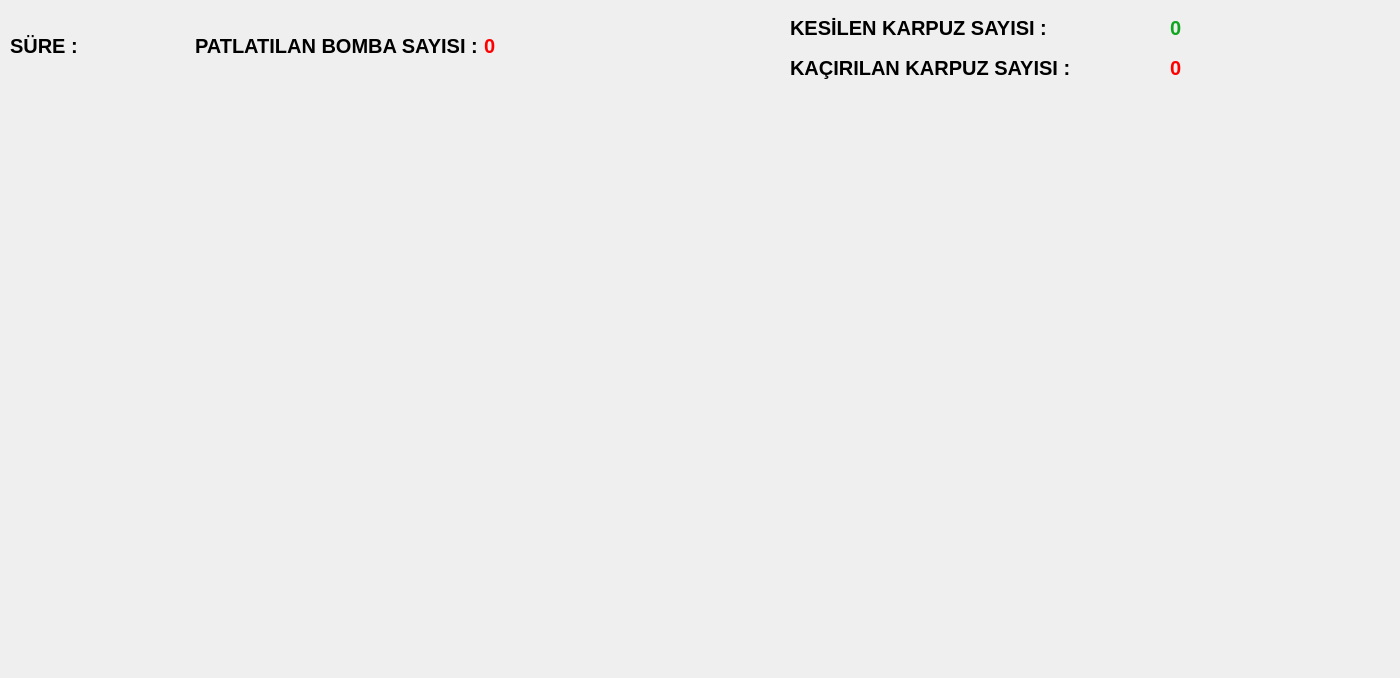
<?xml version="1.0" encoding="UTF-8"?>
<ui version="4.0">
 <class>MainWindow</class>
 <widget class="QMainWindow" name="MainWindow">
  <property name="geometry">
   <rect>
    <x>0</x>
    <y>0</y>
    <width>1400</width>
    <height>678</height>
   </rect>
  </property>
  <property name="windowTitle">
   <string>MainWindow</string>
  </property>
  <widget class="QWidget" name="centralwidget">
   <widget class="QLabel" name="label_7">
    <property name="geometry">
     <rect>
      <x>0</x>
      <y>100</y>
      <width>1800</width>
      <height>900</height>
     </rect>
    </property>
    <property name="text">
     <string/>
    </property>
    <property name="pixmap">
     <pixmap resource="Resource.qrc">:/resim/back.jpg</pixmap>
    </property>
   </widget>
   <widget class="QWidget" name="layoutWidget">
    <property name="geometry">
     <rect>
      <x>10</x>
      <y>10</y>
      <width>561</width>
      <height>71</height>
     </rect>
    </property>
    <layout class="QHBoxLayout" name="horizontalLayout">
     <item>
      <widget class="QLabel" name="label">
       <property name="font">
        <font>
         <pointsize>15</pointsize>
         <bold>true</bold>
        </font>
       </property>
       <property name="text">
        <string>SÜRE :</string>
       </property>
      </widget>
     </item>
     <item>
      <widget class="QLabel" name="sure_label">
       <property name="font">
        <font>
         <pointsize>15</pointsize>
         <bold>true</bold>
        </font>
       </property>
       <property name="text">
        <string/>
       </property>
      </widget>
     </item>
     <item>
      <widget class="QLabel" name="label_2">
       <property name="font">
        <font>
         <pointsize>15</pointsize>
         <bold>true</bold>
        </font>
       </property>
       <property name="text">
        <string>PATLATILAN BOMBA SAYISI :</string>
       </property>
      </widget>
     </item>
     <item>
      <widget class="QLabel" name="patlayan_label">
       <property name="palette">
        <palette>
         <active>
          <colorrole role="WindowText">
           <brush brushstyle="SolidPattern">
            <color alpha="255">
             <red>255</red>
             <green>0</green>
             <blue>0</blue>
            </color>
           </brush>
          </colorrole>
         </active>
         <inactive>
          <colorrole role="WindowText">
           <brush brushstyle="SolidPattern">
            <color alpha="255">
             <red>255</red>
             <green>0</green>
             <blue>0</blue>
            </color>
           </brush>
          </colorrole>
         </inactive>
         <disabled/>
        </palette>
       </property>
       <property name="font">
        <font>
         <pointsize>15</pointsize>
         <bold>true</bold>
        </font>
       </property>
       <property name="text">
        <string>0</string>
       </property>
      </widget>
     </item>
    </layout>
   </widget>
   <widget class="QWidget" name="layoutWidget">
    <property name="geometry">
     <rect>
      <x>1170</x>
      <y>10</y>
      <width>91</width>
      <height>75</height>
     </rect>
    </property>
    <layout class="QVBoxLayout" name="verticalLayout_2">
     <item>
      <widget class="QLabel" name="kesilen_karpuz_label">
       <property name="palette">
        <palette>
         <active>
          <colorrole role="WindowText">
           <brush brushstyle="SolidPattern">
            <color alpha="255">
             <red>14</red>
             <green>166</green>
             <blue>31</blue>
            </color>
           </brush>
          </colorrole>
         </active>
         <inactive>
          <colorrole role="WindowText">
           <brush brushstyle="SolidPattern">
            <color alpha="255">
             <red>14</red>
             <green>166</green>
             <blue>31</blue>
            </color>
           </brush>
          </colorrole>
         </inactive>
         <disabled/>
        </palette>
       </property>
       <property name="font">
        <font>
         <pointsize>15</pointsize>
         <bold>true</bold>
        </font>
       </property>
       <property name="text">
        <string>0</string>
       </property>
      </widget>
     </item>
     <item>
      <widget class="QLabel" name="kacirilan_karpuz_label">
       <property name="palette">
        <palette>
         <active>
          <colorrole role="WindowText">
           <brush brushstyle="SolidPattern">
            <color alpha="255">
             <red>255</red>
             <green>0</green>
             <blue>0</blue>
            </color>
           </brush>
          </colorrole>
         </active>
         <inactive>
          <colorrole role="WindowText">
           <brush brushstyle="SolidPattern">
            <color alpha="255">
             <red>255</red>
             <green>0</green>
             <blue>0</blue>
            </color>
           </brush>
          </colorrole>
         </inactive>
         <disabled/>
        </palette>
       </property>
       <property name="font">
        <font>
         <pointsize>15</pointsize>
         <bold>true</bold>
        </font>
       </property>
       <property name="text">
        <string>0</string>
       </property>
      </widget>
     </item>
    </layout>
   </widget>
   <widget class="QWidget" name="layoutWidget">
    <property name="geometry">
     <rect>
      <x>790</x>
      <y>10</y>
      <width>337</width>
      <height>75</height>
     </rect>
    </property>
    <layout class="QVBoxLayout" name="verticalLayout">
     <item>
      <widget class="QLabel" name="label_3">
       <property name="font">
        <font>
         <pointsize>15</pointsize>
         <bold>true</bold>
        </font>
       </property>
       <property name="text">
        <string>KESİLEN KARPUZ SAYISI :</string>
       </property>
      </widget>
     </item>
     <item>
      <widget class="QLabel" name="label_4">
       <property name="font">
        <font>
         <pointsize>15</pointsize>
         <bold>true</bold>
        </font>
       </property>
       <property name="text">
        <string>KAÇIRILAN KARPUZ SAYISI :</string>
       </property>
      </widget>
     </item>
    </layout>
   </widget>
  </widget>
  <widget class="QMenuBar" name="menubar">
   <property name="geometry">
    <rect>
     <x>0</x>
     <y>0</y>
     <width>1400</width>
     <height>25</height>
    </rect>
   </property>
  </widget>
 </widget>
 <resources>
  <include location="Resource.qrc"/>
 </resources>
 <connections/>
</ui>
